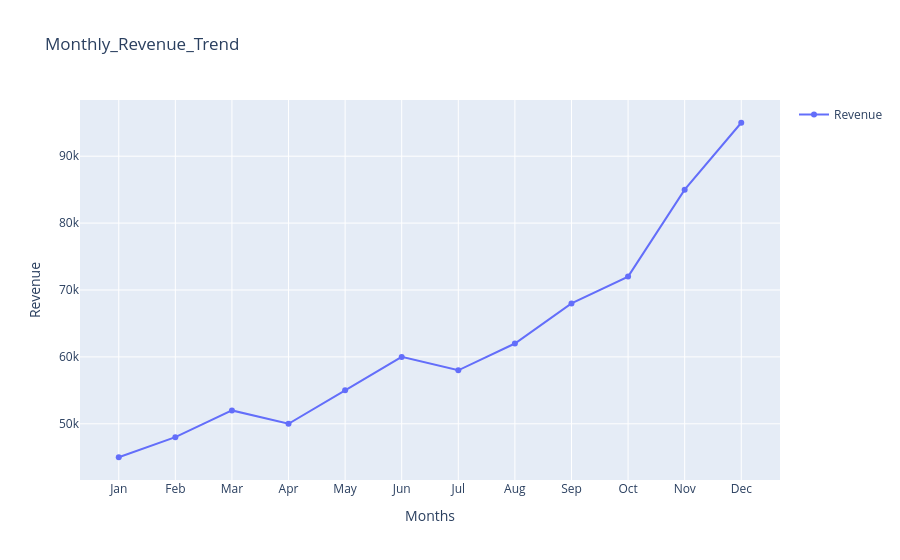

Source (notebook cell):
### Code cell
fig=go.Figure()
fig.add_trace(go.Scatter(
    x=months,
    y=monthly_revenue,
   mode="lines+markers",
   name="Revenue"

))

fig.update_layout(
    title="Monthly_Revenue_Trend",
    xaxis_title="Months",
    yaxis_title="Revenue",
    showlegend=True
)
fig.show()

### Figure 1 — Plotly figure (JSON) as saved in the notebook; plotly's stock layout.template omitted (floating-point values rounded to 4 significant figures)
{"data": [{"mode": "lines+markers", "name": "Revenue", "type": "scatter", "x": ["Jan", "Feb", "Mar", "Apr", "May", "Jun", "Jul", "Aug", "Sep", "Oct", "Nov", "Dec"], "y": [45000, 48000, 52000, 50000, 55000, 60000, 58000, 62000, 68000, 72000, 85000, 95000]}], "layout": {"showlegend": true, "title": {"text": "Monthly_Revenue_Trend"}, "xaxis": {"title": {"text": "Months"}}, "yaxis": {"title": {"text": "Revenue"}}}}
